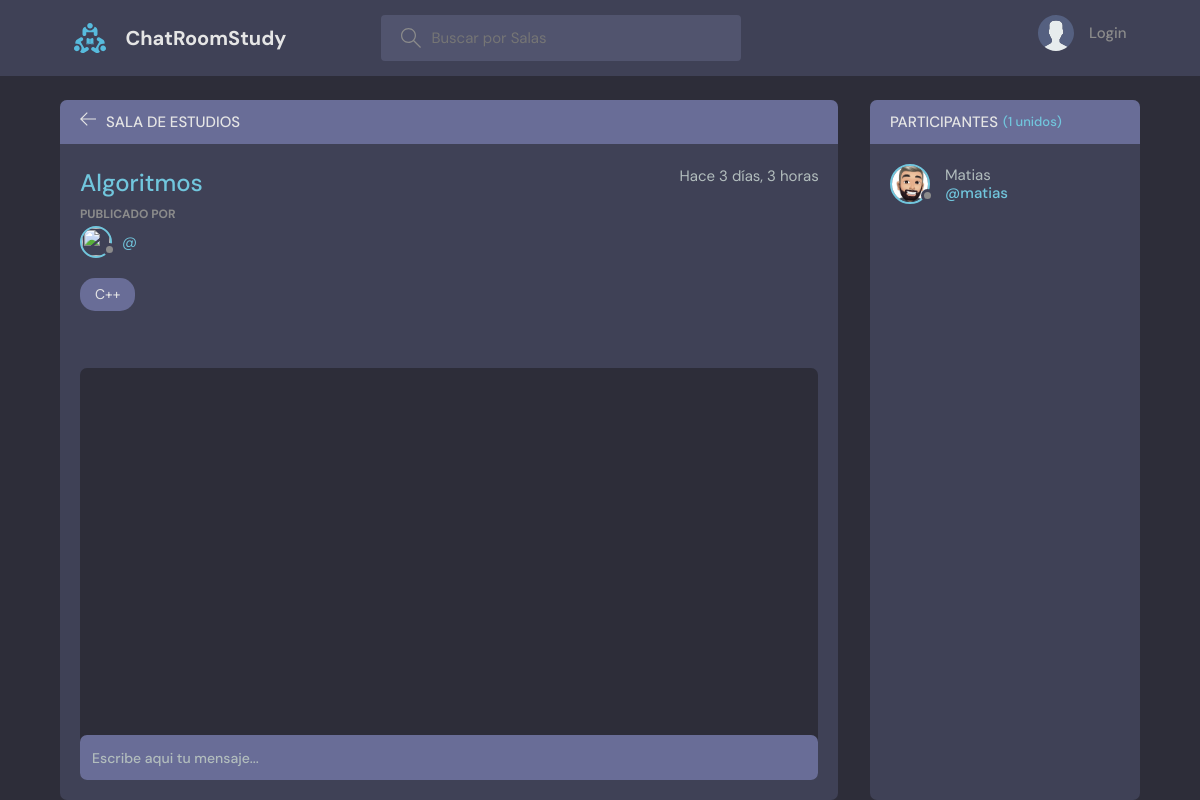
Page /room/12/ on the committed database.
### base/models.py (models this page shows, shortened)
class Room(models.Model):
    host = models.ForeignKey(User, on_delete=models.SET_NULL, null=True, verbose_name='Usuario')
    topic = models.ForeignKey(Topic, on_delete=models.CASCADE, null=True, verbose_name='Tema')
    name = models.CharField(max_length=200, verbose_name='Nombre')
    description = models.TextField(null=True, blank=True, verbose_name='Descripcion')
    participants = models.ManyToManyField(User, related_name='participants', blank=True, verbose_name='Participantes')
    updated = models.DateTimeField(auto_now=True, verbose_name='Actualizado')
    created = models.DateTimeField(auto_now_add=True, verbose_name='Creado')
    class Meta:
        verbose_name = 'Sala'
        verbose_name_plural = 'Salas'
        ordering = ['-updated', '-created']

class Topic(models.Model):
    name = models.CharField(max_length=200, verbose_name="Nombre")
    class Meta:
        verbose_name = 'Tema'
        verbose_name_plural = 'Temas'
    def __str__(self):
        return self.name

class User(AbstractUser):
    name = models.CharField(max_length=200, null=True, verbose_name="Nombre")
    email = models.EmailField(unique=True, null=True)
    bio = models.TextField(null=True, verbose_name='Biografia')
    avatar = models.ImageField(null=True, default="avatar.svg")
    USERNAME_FIELD = 'email'
    REQUIRED_FIELDS = ['username']

### base/views.py (the view, shortened to what this page needs)
# urls.py: path('room/<str:pk>/', views.room, name="room"),
def room(request, pk):
    room = Room.objects.get(id=pk)
    room_messages = room.message_set.all()
    participants = room.participants.all()
    context = {'room': room, 'room_messages': room_messages,
               'participants': participants}
    return render(request, 'base/room.html', context)

### base/templates/base/room.html (shortened to what this page needs)
{% extends 'main.html' %}
{% block content %}
<main class="profile-page layout layout--2">
  <div class="container">
    <div class="room">
      <div class="room__top">
        <div class="room__topLeft">
          <a href="{% url 'home' %}">
            <svg version="1.1" xmlns="http://www.w3.org/2000/svg" width="32" height="32" viewBox="0 0 32 32">
              <title>arrow-left</title>
              <path
                d="M13.723 2.286l-13.723 13.714 13.719 13.714 1.616-1.611-10.96-10.96h27.625v-2.286h-27.625l10.965-10.965-1.616-1.607z">
              </path>
            </svg>
          </a>
          <h3>Sala de Estudios</h3>
        </div>
      </div>
      <div class="room__box scroll">
        <div class="room__header scroll">
          <div class="room__info">
            <h3>{{room.name}}</h3>
            <span>Hace {{room.created|timesince}}</span>
          </div>
          <div class="room__hosted">
            <p>Publicado por</p>
            <a href="{% url 'user-profile' room.host.id %}" class="room__author">
              <div class="avatar avatar--small">
                <img src="{{room.host.avatar.url}}" />
              </div>
              <span>@{{room.host.username}}</span>
            </a>
          </div>
          <span class="room__topics">{{room.topic}}</span>
        </div>
        <div class="room__conversation">
          <div class="threads scroll">
          </div>
        </div>
      </div>
      <div class="room__message">
        <form action="" method="POST">
          <input name="body" placeholder="Escribe aqui tu mensaje..." />
        </form>
      </div>
    </div>
    <div class="participants">
      <h3 class="participants__top">Participantes <span>({{participants.count}} unidos)</span></h3>
      <div class="participants__list scroll">
        {% for user in participants %}
        <a href="{%  url 'user-profile' user.id %}" class="participant">
          <div class="avatar avatar--medium">
            <img src="{{user.avatar.url}}" />
          </div>
          <p>
            {{user.name}}
            <span>@{{user.username}}</span>
          </p>
        </a>
        {% endfor %}
      </div>
    </div>
  </div>
</main>
{% endblock content %}

### rows in the picture
Room: name "Algoritmos", created "3 días, 3 horas", topic "C++"
User: avatar (picture), name "Matias", username "matias"

### other values in the picture
{{ participants.count }} "1"
